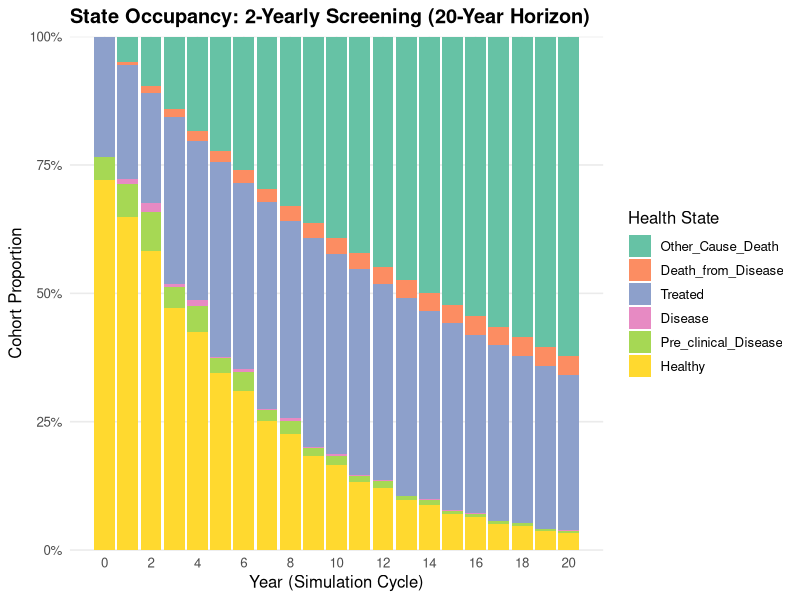
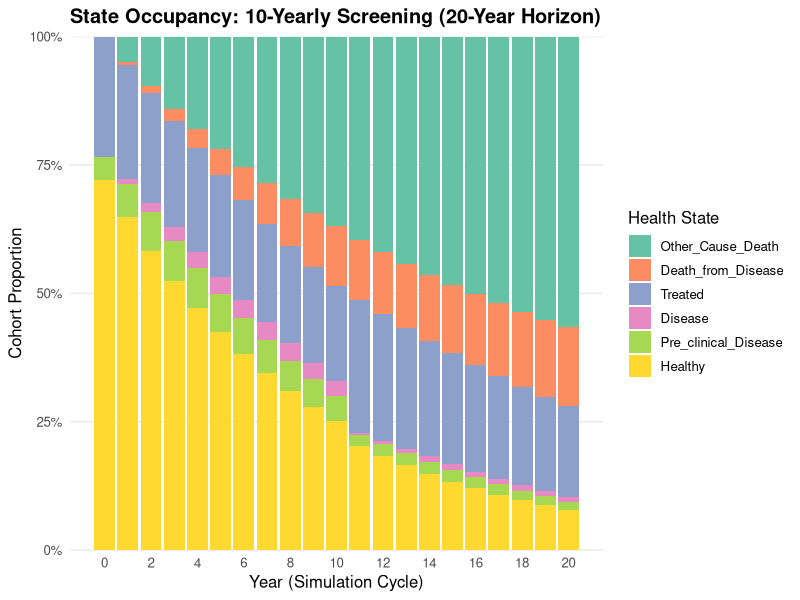
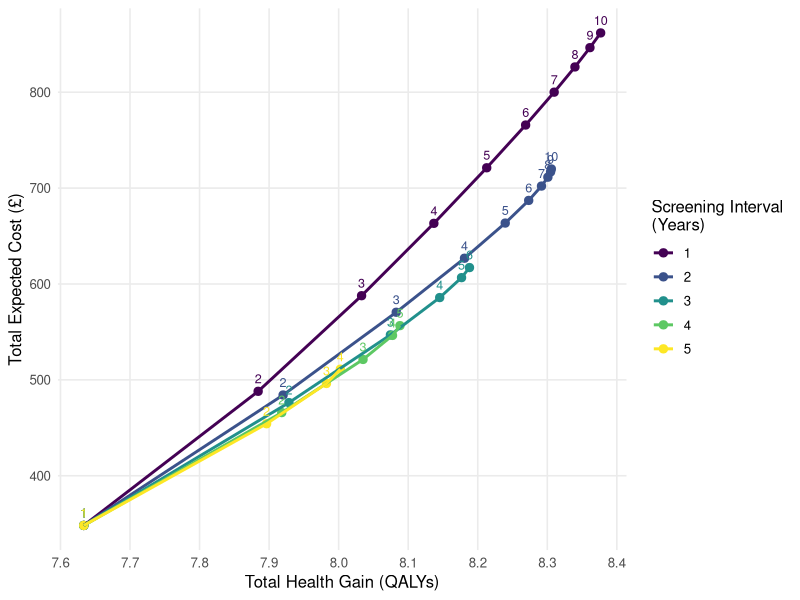

Source code (R) for these figures, in order:
## ---- chunk 1
# Create a generic function for printing model objects
printModel <- function(x, ...) {
  UseMethod("printModel")
}

# Method for class "MarkovModel"
printModel.MarkovModel <- function(x, ...) {
  cat(
    "A Markov model with states:", 
    paste(x$states, collapse = ", "), "\n")
}

# Method for class "DiseaseModel"
printModel.DiseaseModel <- function(x, ...) {
  cat(
    "Disease model states:", 
    paste(x$states, collapse = " -> "), "\n")
}

# Define an object of class "MarkovModel"
x1 <- list(states = c("Healthy", "Sick", "Dead"))
class(x1) <- "MarkovModel"

# Define an object of class "DiseaseModel"
x2 <- list(states = c("Mild", "Severe", "Death"))
class(x2) <- "DiseaseModel"

# Call generic function ---

# Dispatches to printModel.MarkovModel
printModel(x1)

# Dispatches to printModel.DiseaseModel
printModel(x2)
## ---- chunk 2
DecisionTree <- function(data, disc_rate = 0.035) {
  structure(
    list(data = data,
         discount_rate = disc_rate,
         start_cycle   = 0),
    class = c("DecisionTree", "Model"))
}

MarkovModel <- function(trans_matrix, 
                        costs, utils, 
                        init_probs = NULL, 
                        mapping = NULL, 
                        n_cycles = 2, 
                        disc_rate = 0.035) {
  structure(
    list(
      trans_matrix  = trans_matrix,
      cost_vector   = costs,
      util_vector   = utils,
      init_probs    = init_probs,
      mapping       = mapping,
      n_cycles      = n_cycles,
      discount_rate = disc_rate,
      start_cycle   = 0
    ),
    class = c("MarkovModel", "Model")
  )
}
## ---- chunk 3
CombinedModel <- function(...) {
  structure(list(...), 
            class = c("CombinedModel", "Model"))
}
## ---- chunk 4
run_model <- function(model, ...) {
  UseMethod("run_model")
}

update_model <- function(model, result) {
  UseMethod("update_model")
}
## ---- chunk 5
run_model.MarkovModel <- function(model, ...) {
  out <- markov_model(
    start_pop     = model$init_probs,
    trans_mat     = model$trans_matrix,
    cost_vec      = model$cost_vector,
    util_vec      = model$util_vector,
    n_cycles      = model$n_cycles,
    discount_rate = model$discount_rate,
    start_cycle   = model$start_cycle
  )
  
  list(
    expected_cost = out$expected_cost,
    expected_eff  = out$expected_eff,
    terminal      = out$final_state,
    trace         = out$trace,
    time_elapsed  = model$n_cycles
  )
}

run_model.DecisionTree <- function(model, ...) {
  path <- calculate_pathways(model$data)
  
  rate <- model$discount_rate
  cycle <- model$start_cycle
  
  discount_factor <- 1 / (1 + rate)^cycle
  
  list(
    expected_cost = sum(path$prob * path$cost) * discount_factor,
    expected_eff  = sum(path$prob * path$eff) * discount_factor,
    path_results  = path,
    time_elapsed  = 0
  )
}
## ---- chunk 6
update_model.MarkovModel <- function(model, prev_result) {
  if (!is.null(prev_result$path_results) && !is.null(model$mapping)) {
    all_nm <- colnames(model$trans_matrix)
    new_init <- setNames(rep(0, length(all_nm)), all_nm)
    
    paths <- prev_result$path_results
    paths$state <- model$mapping[paths$terminal_node]
    
    # Sum the probabilities for each state
    for (s in unique(paths$state)) {
      new_init[s] <- sum(paths$prob[paths$state == s])
    }
    
    model$init_probs <- new_init
  }
  model
}

update_model.DecisionTree <- function(model, prev_result) {
  if (!is.null(prev_result$terminal)) {
    end_states <- prev_result$terminal
    tree <- model$data
    root_idx <- which(
      tree$from == "root" & 
        tree$to %in% names(end_states))
    tree$prob[root_idx] <- end_states[tree$to[root_idx]]
    model$data <- tree
  }
  model
}
## ---- chunk 7
run_model.CombinedModel <- function(model, ...) {
  results <- list()
  current_time <- 0  # initialise internal clock
  
  for (i in seq_along(model)) {
    curr_model <- model[[i]]
    
    # stamps model with current time
    curr_model$start_cycle <- current_time
    
    if (i > 1) {
      curr_model <- update_model(curr_model, results[[i - 1]])
    }

    res <- run_model(curr_model)
    results[[i]] <- res
    
    # advance clock using self-reported elapsed time
    current_time <- current_time + res$time_elapsed
  }
  results
}
## ---- chunk 8
# Define the grid of parameters
time_horizon <- 20
t_between_screens <- 1:10
num_screens <- 1:10
# t_between_screens <- c(2, 5, 10, 15, 20)
# num_screens <- c(1, 2, 3, 4, 5, 10)
# Set your new discount rate
discount_rate <- 0.035
## ---- chunk 9
#| label: fig-code-input-dt
#| fig-cap: "Decision tree input specification in R."

decision_tree <- tibble::tribble(
  ~from,                  ~to,                    ~prob, ~cost, ~eff,
  "root",                 "Healthy",              0.80,      0,    0,
  "root",                 "Pre_clinical_Disease", 0.15,      0,    0,  # Markov model
  "root",                 "Disease",              0.05,      0,    0,  # state 
  "root",                 "Treated",              0.00,      0,    0,  # distribution
  "root",                 "Death_from_Disease",   0.00,      0,    0,  
  "root",                 "Other_Cause_Death",    0.00,      0,    0,
  "Healthy",              "FP",                   0.10,    200,    0,  # False Positive
  "Healthy",              "TN",                   0.90,     50,    0,  # True Negative
  "Pre_clinical_Disease", "TP_Preclinical",       0.70,    200,    0,  # True Positive
  "Pre_clinical_Disease", "FN_Preclinical",       0.30,     50,    0,  # False Negative
  "Disease",              "TP_Disease",           1.00,    200,    0,  # True Positive
  "Disease",              "FN_Disease",           0.00,     50,    0   # False Negative
)
## ---- chunk 10
#| label: fig-code-input-mm
#| fig-cap: "Markov model annual transition probability matrix input specification in R."

states <- c(
  "Healthy", "Pre_clinical_Disease", "Disease", "Treated", "Death_from_Disease", 
  "Other_Cause_Death")

trans_mat <- matrix(
  c(
    #    H     P     D     T     DD    OCD
    0.90, 0.05, 0.00, 0.00, 0.00, 0.05, # Healthy (H)
    0.00, 0.65, 0.20, 0.00, 0.10, 0.05, # Pre-clinical Disease (P)
    0.00, 0.00, 0.60, 0.20, 0.20, 0.00, # Clinical Disease (D)
    0.00, 0.00, 0.00, 0.95, 0.00, 0.05, # Treated (T)
    0.00, 0.00, 0.00, 0.00, 1.00, 0.00, # Death from Disease (DD) - Absorbing
    0.00, 0.00, 0.00, 0.00, 0.00, 1.00  # Other-Cause Death (OCD) - Absorbing
  ),
  nrow = 6, byrow = TRUE,
  dimnames = list(from = states, 
                  to = states)
)
## ---- chunk 11
cost_vec <- c(
  Healthy              = 0,
  Pre_clinical_Disease = 0,
  Disease              = 0,
  Treated              = 100,
  Death_from_Disease   = 0,
  Other_Cause_Death    = 0
)

util_vec <- c(
  Healthy              = 1.0,
  Pre_clinical_Disease = 0.8,
  Disease              = 0.5,
  Treated              = 0.9,
  Death_from_Disease   = 0.0,
  Other_Cause_Death    = 0.0
)

# Cohort distribution for natural history
init_pop <- c(
  Healthy              = 1.0,
  Pre_clinical_Disease = 0.0,
  Disease              = 0.0,
  Treated              = 0.0,
  Death_from_Disease   = 0.0,
  Other_Cause_Death    = 0.0
)
## ---- chunk 12
mapping <- c(
  FP                 = "Treated",
  TN                 = "Healthy",
  TP_Preclinical     = "Treated",
  FN_Preclinical     = "Pre_clinical_Disease",
  TP_Disease         = "Treated",
  FN_Disease         = "Disease",
  Death_from_Disease = "Death_from_Disease",
  Other_Cause_Death  = "Other_Cause_Death",
  Treated            = "Treated"
)
## ---- chunk 13
#| echo: false

markov_model <- function(start_pop,
                         trans_mat,
                         cost_vec,
                         util_vec,
                         n_cycles = 2,
                         discount_rate = 0.035,
                         start_cycle = 0) {
  n_states <- ncol(trans_mat)
  s_names  <- colnames(trans_mat)
  
  if (is.null(names(start_pop))) {
    names(start_pop) <- s_names
  }
  
  # trace matrix has n_cycles + 1 rows (baseline + n transitions)
  trace <- matrix(NA, nrow = n_cycles + 1, ncol = n_states, 
                  dimnames = list(paste0("cycle_", 0:n_cycles), s_names))
  trace[1, ] <- start_pop
  
  for (t in 1:n_cycles) {
    trace[t + 1, ] <- trace[t, ] %*% trans_mat
  }
  
  # Apply continuous discounting for the true elapsed time (t=1 to t=n)
  times <- (start_cycle + 1):(start_cycle + n_cycles)
  disc_vec <- 1 / (1 + discount_rate)^times
  
  # Exclude baseline row (trace[1,]) from reward accumulation
  cycle_costs <- (trace[-1, , drop = FALSE] %*% cost_vec)[, 1] * disc_vec
  cycle_qalys <- (trace[-1, , drop = FALSE] %*% util_vec)[, 1] * disc_vec
  
  list(
    trace         = trace,
    final_state   = setNames(as.numeric(trace[n_cycles + 1, ]), s_names),
    expected_cost = sum(cycle_costs),
    expected_eff  = sum(cycle_qalys)
  )
}
## ---- chunk 14
#| echo: false

calculate_pathways <- function(tree_data) {
  # If passed a DecisionTree S3 object directly, unwrap its data
  if (inherits(tree_data, "DecisionTree")) {
    tree_data <- tree_data$data
  }
  
  # Traverse recursive/tabular pathways from 'root' to terminal leaves
  find_branches <- function(current_node, current_prob, current_cost, current_eff, path) {
    children <- tree_data[tree_data$from == current_node, ]
    if (nrow(children) == 0) {
      return(data.frame(
        path          = paste(path, collapse = " -> "),
        terminal_node = current_node,
        prob          = current_prob,
        cost          = current_cost,
        eff           = current_eff,
        stringsAsFactors = FALSE
      ))
    }
    
    res <- lapply(seq_len(nrow(children)), function(i) {
      row <- children[i, ]
      find_branches(
        current_node = row$to,
        current_prob = current_prob * row$prob,
        current_cost = current_cost + row$cost,
        current_eff  = current_eff + row$eff,
        path         = c(path, row$to)
      )
    })
    do.call(rbind, res)
  }
  
  find_branches("root", 1, 0, 0, "root")
}
## ---- chunk 15
#| echo: false

get_costs <- function(x, ...) {
  UseMethod("get_costs")
}

get_effects <- function(x, ...) {
  UseMethod("get_effects")
}

get_costs.output_CombinedModel <- function(x, ...) {
  sum(unlist(lapply(x, \(elem) elem$expected_cost)), na.rm = TRUE)
}

get_effects.output_CombinedModel <- function(x, ...) {
  sum(unlist(lapply(x, \(elem) elem$expected_eff)), na.rm = TRUE)
}

# Fallback default in case the list was not tagged with the S3 class
get_costs.default <- function(x, ...) {
  if (is.list(x)) sum(unlist(lapply(x, \(elem) elem$expected_cost)), na.rm = TRUE) else as.numeric(x)
}

get_effects.default <- function(x, ...) {
  if (is.list(x)) sum(unlist(lapply(x, \(elem) elem$expected_eff)), na.rm = TRUE) else as.numeric(x)
}
## ---- chunk 16
# Loop through scenarios and execute the unified framework

all_results <- list()
dt <- DecisionTree(decision_tree, disc_rate = discount_rate)

for (t_val in t_between_screens) {
  mm_scenario <- 
    MarkovModel(trans_matrix = trans_mat,
                costs = cost_vec,
                utils = util_vec,
                init_probs = init_pop,
                mapping = mapping,
                n_cycles = t_val,
                disc_rate = discount_rate)
  
  for (n_scr in num_screens) {
    total_time <- n_scr * t_val
    
    # Filter out impossible combinations that
    # exceed the 20-year time horizon
    if (total_time > time_horizon) next
    
    submodels <- rep(list(dt, mm_scenario), n_scr)
    n_models <- length(submodels)
    
    t_remain <- time_horizon - total_time
    if (t_remain > 0) {
      submodels[[n_models]]$n_cycles <- t_val + t_remain
    }
    
    screening_model <- do.call(CombinedModel, args = submodels)
    
    results_scenario <- run_model(screening_model)
    
    result_label <- paste0("t_between_", t_val, "_screens_", n_scr)
    
    all_results[[result_label]] <- list(
      t_between_screens = t_val,
      num_screens       = n_scr,
      results           = results_scenario
    )
  }
}
## ---- chunk 17
#| label: fig-occupy-combined
#| fig-cap: "State occupancy plots comparing 2-year and 10-year screening intervals."
#| fig-subcap: 
#|   - "2-yearly screening (10 rounds, 20-year horizon)"
#|   - "10-yearly screening (2 rounds, 20-year horizon)"
#| layout-ncol: 1
#| fig-width: 8
#| fig-height: 4.5
#| echo: false

library(ggplot2)

get_occupancy_trace <- function(combined_result) {
  # 1. Extract elements that contain a trace matrix (works with or without S3 class tag)
  mm_outputs <- Filter(function(x) !is.null(x$trace), combined_result)
  
  if (length(mm_outputs) == 0) {
    stop("No Markov model traces found in the supplied result object. Please check run_model output.")
  }
  
  # 2. Stitch trace matrices (drop duplicate cycle 0 from subsequent screening intervals)
  trace_list <- lapply(seq_along(mm_outputs), function(i) {
    tr <- mm_outputs[[i]]$trace
    if (i > 1) tr[-1, , drop = FALSE] else tr
  })
  
  full_matrix <- do.call(rbind, trace_list)
  
  # 3. Format as tidy tibble
  dplyr::as_tibble(full_matrix) |>
    dplyr::mutate(year = seq(0, nrow(full_matrix) - 1)) |>
    tidyr::pivot_longer(
      cols      = -year,
      names_to  = "state",
      values_to = "occupancy"
    ) |>
    dplyr::mutate(
      state     = factor(state, levels = states),
      rev_state = factor(state, levels = rev(states))
    )
}

plot_occupancy <- function(trace_data, title_text) {
  ggplot(trace_data, aes(x = year, y = occupancy, fill = rev_state)) +
    geom_col(position = "stack", width = 0.9) +
    scale_y_continuous(labels = scales::percent_format(accuracy = 1), expand = c(0, 0)) +
    scale_x_continuous(breaks = seq(0, 20, by = 2)) +
    scale_fill_brewer(palette = "Set2", name = "Health State") +
    labs(
      title = title_text,
      x     = "Year (Simulation Cycle)",
      y     = "Cohort Proportion"
    ) +
    theme_minimal(base_size = 12) +
    theme(
      legend.position = "right",
      panel.grid.minor = element_blank(),
      plot.title = element_text(face = "bold")
    )
}

trace_2y  <- get_occupancy_trace(all_results[["t_between_2_screens_10"]]$results)
trace_10y <- get_occupancy_trace(all_results[["t_between_10_screens_2"]]$results)

plot_occupancy(trace_2y,  "State Occupancy: 2-Yearly Screening (20-Year Horizon)")
plot_occupancy(trace_10y, "State Occupancy: 10-Yearly Screening (20-Year Horizon)")
## ---- chunk 18
#| label: fig-ce-plot
#| fig-cap: "Cost-effectiveness plot for screening intervals of 1 to 5 years, with all screening episodes numbered."
#| fig-width: 8
#| fig-height: 5
#| echo: false

# 1. Build the data and filter for intervals 1 through 5
ce_data <- dplyr::tibble(
  t_interval = factor(vapply(all_results, \(x) x$t_between_screens, numeric(1))),
  n_screens  = vapply(all_results, \(x) x$num_screens, numeric(1)),
  cost       = vapply(all_results, \(x) get_costs(x$results), numeric(1)),
  qalys      = vapply(all_results, \(x) get_effects(x$results), numeric(1))
) |> 
  dplyr::filter(t_interval %in% as.character(1:5))

ggplot(ce_data, aes(x = qalys, y = cost, color = t_interval, group = t_interval)) +
  geom_point(size = 2.5) +
  geom_path(linewidth = 1) +
  # 2. Number every point by passing the default data
  geom_text(aes(label = n_screens), vjust = -0.8, size = 3.2, show.legend = FALSE) +
  scale_color_viridis_d(name = "Screening Interval\n(Years)") +
  scale_x_continuous(breaks = scales::pretty_breaks(n = 8)) +
  labs(
    x = "Total Health Gain (QALYs)",
    y = "Total Expected Cost (£)"
  ) +
  theme_minimal(base_size = 12) +
  theme(
    panel.grid.minor = element_blank(),
    plot.title       = element_text(face = "bold"),
    legend.position  = "right"
  )
## ---- chunk 19
#| echo: false

# Dummy data matching Markov model example
model_a <- dt
map_ps <- mapping

fit_pfs <- function(t) exp(-0.1 * t)
fit_os <- function(t) exp(-0.05 * t)

run_partsa_engine <- function(pfs_fit, os_fit, weights, horizon) {
  # Calculate simple area under the curve (AUC) for time in states
  t <- seq(0, horizon, by = 1)
  auc_pfs <- sum(pfs_fit(t))
  auc_os  <- sum(os_fit(t))
  
  time_pf   <- auc_pfs
  time_pd   <- auc_os - auc_pfs
  time_dead <- horizon - auc_os
  
  # Map PartSA states to the 6 Markov states
  # PFS -> Healthy (disease free)
  # PD -> Diseases
  # 1 - OS -> Death_from_Disease & Other_Cause_Death
  state_time <- c(
    Healthy              = time_pf,
    Pre_clinical_Disease = time_pd / 2,
    Disease              = time_pd / 2,
    Treated              = 0,
    Death_from_Disease   = time_dead / 2,
    Other_Cause_Death    = time_dead / 2
  )
  
  list(
    state_costs = state_time,
    state_qalys = state_time,
    mesh = cbind(PFS = pfs_fit(t), OS = os_fit(t))
  )
}
## ---- chunk 20
# constructor
PartSAModel <- function(surv_pfs, surv_os, cost_vector, 
                        qaly_vector, mapping = NA,
                        time_horizon = 10,
                        discount_rate = 0.035) {
  structure(
    list(
      surv_pfs     = surv_pfs,     # parametric survival curves
      surv_os      = surv_os,
      cost_vector  = cost_vector,
      qaly_vector  = qaly_vector,
      mapping      = mapping,      # links tree terminal nodes to baseline survival risk
      time_horizon = time_horizon,
      discount_rate = discount_rate
    ),
    class = c("PartSAModel", "Model")
  )
}
## ---- chunk 21
#' S3 update method: Ingests Decision Tree outputs into PartSA baseline parameters
update_model.PartSAModel <- function(model, result) {
  # Map tree probabilities to adjust scale or 
  # baseline hazard for each treatment arm
  # dummy baseline weight vector
  model$baseline_weights <- rep(1, length(model$mapping))
  model
}
## ---- chunk 22
#' S3 runner method: Solves the area under the curves
run_model.PartSAModel <- function(model) {
  # Evaluate partitioned survival areas (PFS, OS - PFS, 1 - OS)
  out <- run_partsa_engine(
    pfs_fit    = model$surv_pfs, 
    os_fit     = model$surv_os, 
    weights    = model$baseline_weights,
    horizon    = model$time_horizon
  )
  
  structure(
    list(
      expected_cost = sum(out$state_costs * model$cost_vector),
      expected_eff  = sum(out$state_qalys * model$qaly_vector),
      survival_mesh = out$mesh
    ),
    class = c("output", class(model))
  )
}
## ---- chunk 23
# Swap Markov for PartSA without touching runner code:
model_c <- PartSAModel(surv_pfs = fit_pfs, surv_os = fit_os, 
                       cost_vector = cost_vec, qaly_vector = util_vec, 
                       mapping = map_ps)
chain_partsa <- CombinedModel(model_a, model_c)

# Identical orchestration call
res_partsa <- run_model(chain_partsa)
## ---- chunk 24
# PBAC structural variant: models continuous PBS dynamic market-share erosion
MarkovModel_PBAC <- function(trans_matrix, costs, utils, 
                             erosion_rate = 0.05, mapping = NULL, ...) {
  mod <- MarkovModel(trans_matrix = trans_matrix, costs = costs, 
                     utils = utils, mapping = mapping, ...)
  mod$erosion_rate <- erosion_rate
  class(mod) <- c("MarkovModel_PBAC", class(mod))
  mod
}

# Specific S3 method dispatch: PBAC applies market-share price cuts over cycles
run_model.MarkovModel_PBAC <- function(model) {
  # Apply country-specific dynamic erosion adjustment before running
  model$cost_vector <- model$cost_vector * (1 - model$erosion_rate)
  
  # Delegate core execution to base Markov runner
  NextMethod("run_model")
}
